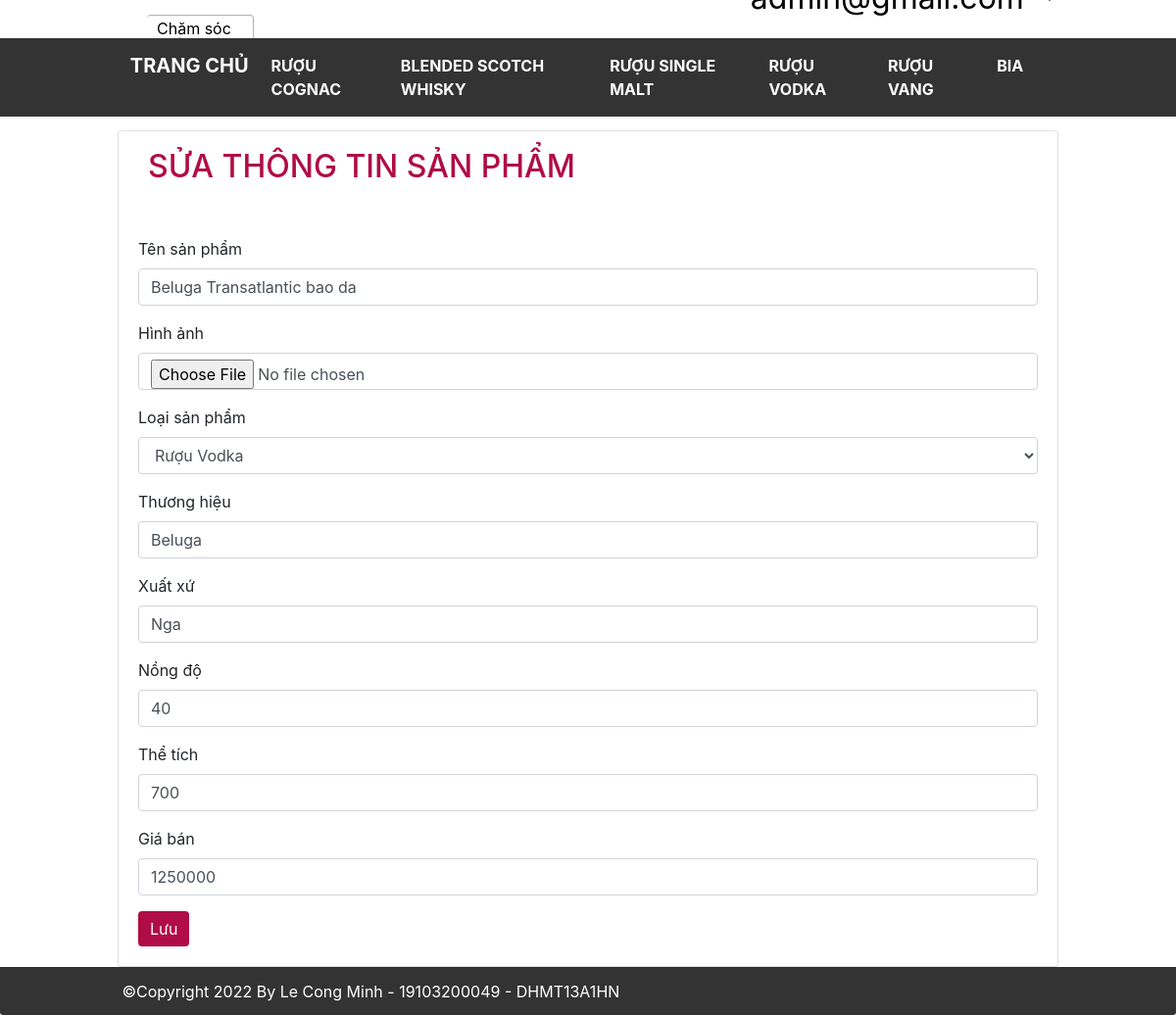
Screenshot of /index.php?action=edit&id=1 (signed in) with the database file from the repository.
### tables this page shows
CREATE TABLE `products` (
  `product_id` int(5) NOT NULL,
  `product_name` varchar(50) DEFAULT NULL,
  `image` varchar(200) DEFAULT NULL,
  `category_id` int(5) NOT NULL,
  `brand` varchar(30) DEFAULT NULL,
  `origin` varchar(30) DEFAULT NULL,
  `concentration` int(3) DEFAULT NULL,
  `volume` int(5) DEFAULT NULL,
  `price` int(11) DEFAULT NULL
);

CREATE TABLE `categories` (
  `category_id` int(5) NOT NULL,
  `category_name` varchar(50) DEFAULT NULL
);

### models/Connect.php (called while the page is built, shortened)
<?php
class Connect
{
    private $host = 'localhost';
    private $user = 'root';
    private $pass = '';
    private $database = 'lecongminh';
    public function connectDB()
    {
        $connect = mysqli_connect($this->host, $this->user, $this->pass, $this->database);
        mysqli_set_charset($connect, 'utf8');
        return $connect;
    }
    public function excuteQuery($sql)
    {
        $connect = $this->connectDB();
        $result = mysqli_query($connect, $sql);
        return $result;
    }
}

### models/Product.php (called while the page is built, shortened)
<?php
require_once 'models/Connect.php';
require 'models/ProductObject.php';
class Product
{
    public function find($id): object
    {
        $sql = "select * from products where product_id = $id";
        $result = (new Connect())->excuteQuery($sql);
        $each = mysqli_fetch_array($result);
        return new ProductObject($each);
    }
}

### models/ProductObject.php (called while the page is built, shortened)
<?php
class ProductObject
{
    private string $productName;
    private int $categoryId;
    private string $brand;
    private string $origin;
    private int $concentration;
    private int $volume;
    private int $price;
    public function getProductName()
    {
        return $this->productName;
    }
    public function getCategoryId()
    {
        return $this->categoryId;
    }
    public function getBrand()
    {
        return $this->brand;
    }
    public function getOrigin()
    {
        return $this->origin;
    }
    public function getConcentration()
    {
        return $this->concentration;
    }
    public function getVolume()
    {
        return $this->volume;
    }
    public function getPrice()
    {
        return $this->price;
    }
    public function __construct($each, $files = null)
    {
        $this->productName = $each['product_name'];
        $this->categoryId = $each['category_id'] ?? -1;
        $this->brand = $each['brand'];
        $this->origin = $each['origin'];
        $this->concentration = $each['concentration'];
        $this->volume = $each['volume'];
        $this->price = $each['price'];
    }
}

### models/Category.php (called while the page is built, shortened)
<?php
require_once 'models/Connect.php';
require 'models/CategoryObject.php';
class Category
{
    public function all()
    {
        $sql = "select * from categories";
        $result = (new Connect())->excuteQuery($sql);
        $arr = [];
        foreach ($result as $each) {
            $object = new CategoryObject($each);
            $arr[] = $object;
        }
        return $arr;
    }
}

### models/CategoryObject.php (called while the page is built, shortened)
<?php
class CategoryObject
{
    private int $categoryId;
    private string $categoryName;
    public function getCategoryId()
    {
        return $this->categoryId;
    }
    public function getCategoryName()
    {
        return $this->categoryName;
    }
    public function __construct($each)
    {
        $this->categoryId = $each['category_id'];
        $this->categoryName = $each['category_name'];
    }
}

### views/product/update.php (the view, shortened to what this page needs)
<div class="container-fluid">
    <div class="card">
        <div class="card-header">
            <h2>Sửa thông tin sản phẩm</h2>
        </div>
        <div class="card-body">
            <form action="?action=update" method="post" enctype="multipart/form-data">
                <div class="form-group">
                    <label for="">Tên sản phẩm</label>
                    <input type="text" name="product_name" class="form-control" required value="<?php echo $each->getProductName(); ?>">
                </div>
                <div class="form-group">
                    <label for="">Hình ảnh</label>
                    <input type="file" name="image" class="form-control">
                </div>
                <div class="form-group">
                    <label for="">Loại sản phẩm</label>
                    <select name="category_id" class="form-control" required>
                        <?php foreach ($categories as $category) : ?>
                            <option value="<?php echo $category->getCategoryId(); ?>" <?php if ($each->getCategoryId() === $category->getCategoryId()) echo "selected"; ?>>
                                <?php echo $category->getCategoryName(); ?>
                            </option>
                        <?php endforeach ?>
                    </select>
                </div>
                <div class="form-group">
                    <label for="">Thương hiệu</label>
                    <input type="text" name="brand" class="form-control" required value="<?php echo $each->getBrand(); ?>">
                </div>
                <div class="form-group">
                    <label for="">Xuất xứ</label>
                    <input type="text" name="origin" class="form-control" required value="<?php echo $each->getOrigin(); ?>">
                </div>
                <div class="form-group">
                    <label for="">Nồng độ</label>
                    <input type="number" name="concentration" class="form-control" min="0" max="70" step="0.1" required value="<?php echo $each->getConcentration(); ?>">
                </div>
                <div class="form-group">
                    <label for="">Thể tích</label>
                    <input type="number" name="volume" class="form-control" min="0" required value="<?php echo $each->getVolume(); ?>">
                </div>
                <div class="form-group">
                    <label for="">Giá bán</label>
                    <input type="number" name="price" min="0" class="form-control" required value="<?php echo $each->getPrice(); ?>">
                </div>
                <button type="submit" name="sbm" class="btn btn-primary">Lưu</button>
            </form>
        </div>
    </div>
</div>

### css/index.css (style rules this page uses)
:root { --main-color: #b00c45; }
.card-body { min-height: 77.1vh; }
.card-header { background-color: #fff; text-align: left; position: relative; border: 0; padding-bottom: 20px; }
#title, h2 { font-weight: 500; display: inline-block; color: var(--main-color); padding: 5px 0; padding-left: 10px; text-transform: uppercase; }
div.container-fluid { padding: 0; }
.btn-primary, .btn-primary:hover { background-color: var(--main-color); border: var(--main-color); }

### rows the page displays
products: product_name "Beluga Transatlantic bao da", category_id "Rượu Vodka", brand "Beluga", origin "Nga", concentration "40", volume "700", price "1250000"
